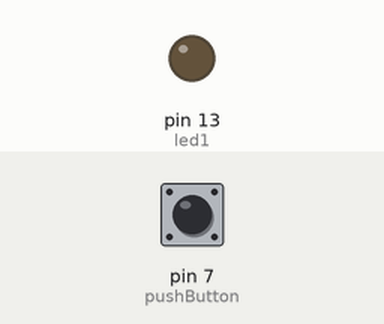
Recording of a sketch running on a simulated Arduino Uno, built with avr-gcc and run on an emulated ATmega328P. Parts: output pins drawn as LEDs (lit = HIGH). Dashed ring = blinking. The inputs (shaded band) are chosen by the test bench; at power-on: pin 7 (pushButton) HIGH.

Above: at 1.2 s.
1.3 s: pin 7 (pushButton) pulled LOW for 0.15 s
At 1.9 s:
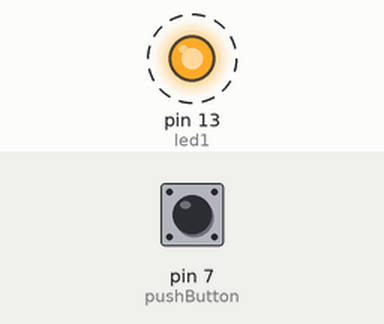
Timing chart, 0 to 10.4 s (numbered marks = the images above; inputs shaded):
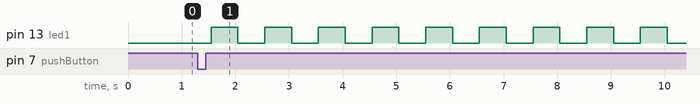

Measured:
- after the input at 1.3 s, pin 13 (led1): alternates HIGH for 0.50 s and LOW for 0.50 s, starting after 0.25 s

The sketch:

BlinkLED-15-Times-On-Button-Push.ino
```cpp
/*
A 15 pieces dispenser (Blink LED 15 Times)

Despensing frequency = 1 piece per second

Press button to despense

You cacn attach LED at pin 13 but the LED onboard the
arduino is already used
*/

///==== Definition =====
//Define an input pin
int pushButton = 7;
//Define a Boolean to track a button press
bool buttonIsPressed;
//Define LED pin
int led1 = 13;

///==== Set up =====
void setup() {
  //Set LED pin mode
  pinMode(led1, OUTPUT);
  //Set push button pinMode
  pinMode(pushButton, INPUT_PULLUP);
  //Set push button to known value
  buttonIsPressed = true;
}

///==== Main =====
void loop() {
    //Checking the state of the button
    buttonIsPressed = digitalRead(pushButton);

    //If the button is pressed
    if (buttonIsPressed != true) {
          for (int i=0; i<15; i++){
            delay(250);
            digitalWrite(led1, HIGH);
            delay(500);
            digitalWrite(led1, LOW);
            delay(250);
            buttonIsPressed = true;
        }
    }
}
```
